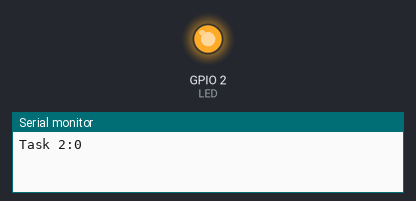
Recording of a program running on a simulated ESP32. On the bench: output pins drawn as LEDs (lit = HIGH), the last lines printed to the serial monitor.

Above: at 0.1 s.
At 9.1 s:
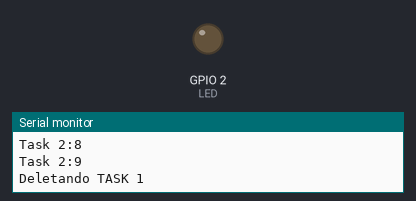
Timing chart, 0 to 10.6 s (numbered marks = the images above):
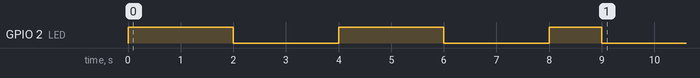

Measured:
- by itself, GPIO 2 (LED): goes HIGH 2.0 s, LOW 2.0 s, HIGH 2.0 s, LOW 2.0 s, HIGH 1.0 s, then LOW

The program:

main.cpp
```cpp
/******************************************************************
Exemplo para deletar de tasks
Esse exemplo é como deletar tarefas no FreeRTOS

******************************************************************/

#include <Arduino.h>
/* Biblioteca FreeRTOS */
#include "freertos/FreeRTOS.h"
#include "freertos/task.h"

#define LED 2

/* Variaveis para o handle das tasks */
TaskHandle_t task1Handle = NULL;
TaskHandle_t task2Handle = NULL;

/* Prótotipos das tasks */
void vTask1(void *pvParameters);
void vTask2(void *pvParameters);


void setup() {
  // put your setup code here, to run once:
  Serial.begin(9600);


  xTaskCreate(vTask1,"TASK1",configMINIMAL_STACK_SIZE,NULL,1,&task1Handle);
  xTaskCreate(vTask2,"TASK2",configMINIMAL_STACK_SIZE+1024,NULL,2,&task2Handle);
}

void loop() {
  vTaskDelay(1000);
}

void vTask1(void *pvParameters)
{
  pinMode(LED,OUTPUT);
  while (1)
  {
    digitalWrite(LED,!digitalRead(LED));
    vTaskDelay(pdMS_TO_TICKS(2000));
  }

}
void vTask2(void *pvParameters)
{
  int cont = 0;
  while (1)
  {
    Serial.println("Task 2:" + String(cont++));
    if(cont>=10){
      if(task1Handle != NULL){
        Serial.println("Deletando TASK 1");
        vTaskDelete(task1Handle);
        digitalWrite(LED,LOW);
        task1Handle = NULL;
      }
    }
    if(cont>=15){
      if(task2Handle != NULL){
        Serial.println("Deletando TASK 2");
        vTaskDelete(NULL);
      }
    }
    vTaskDelay(1000);
  }

}
```
